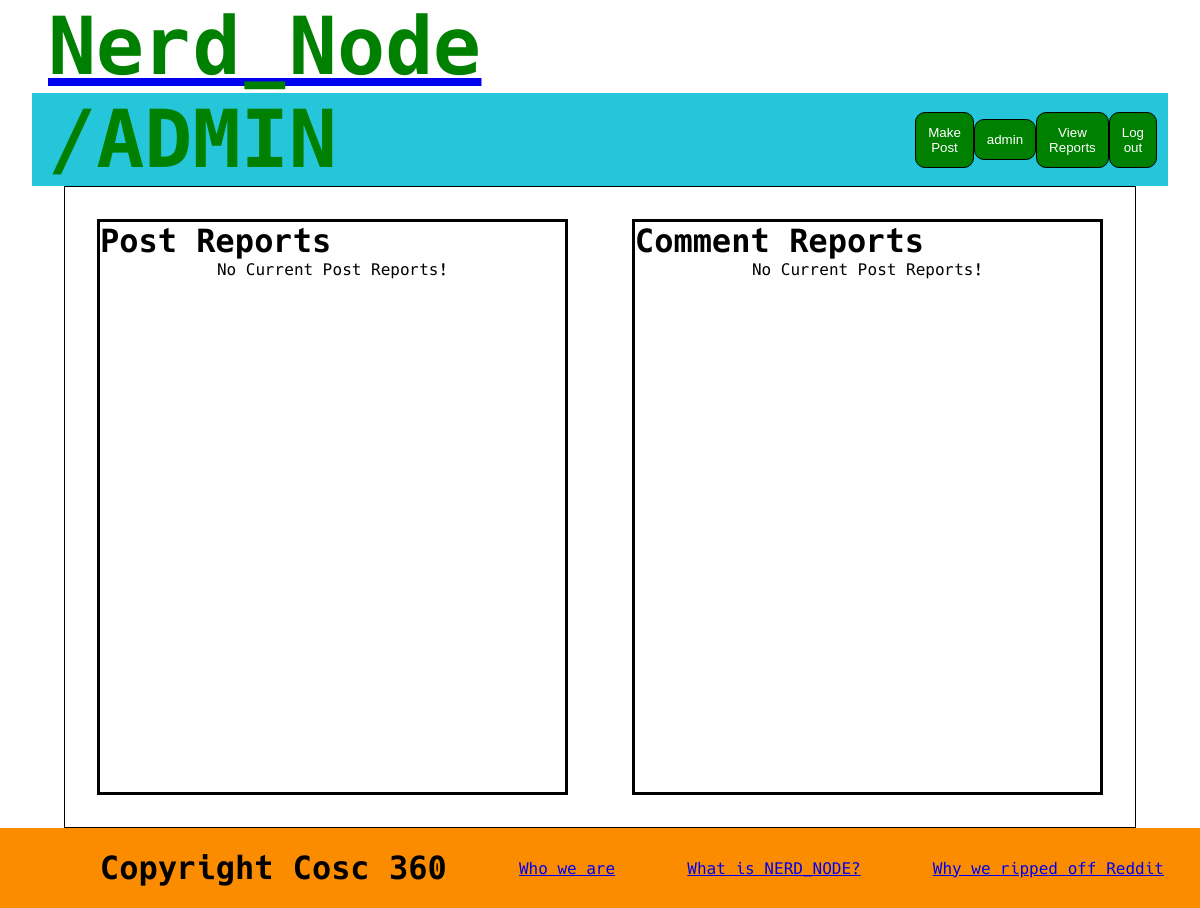
/admin/index.php (signed in), run on an earlier commit of the app's database.
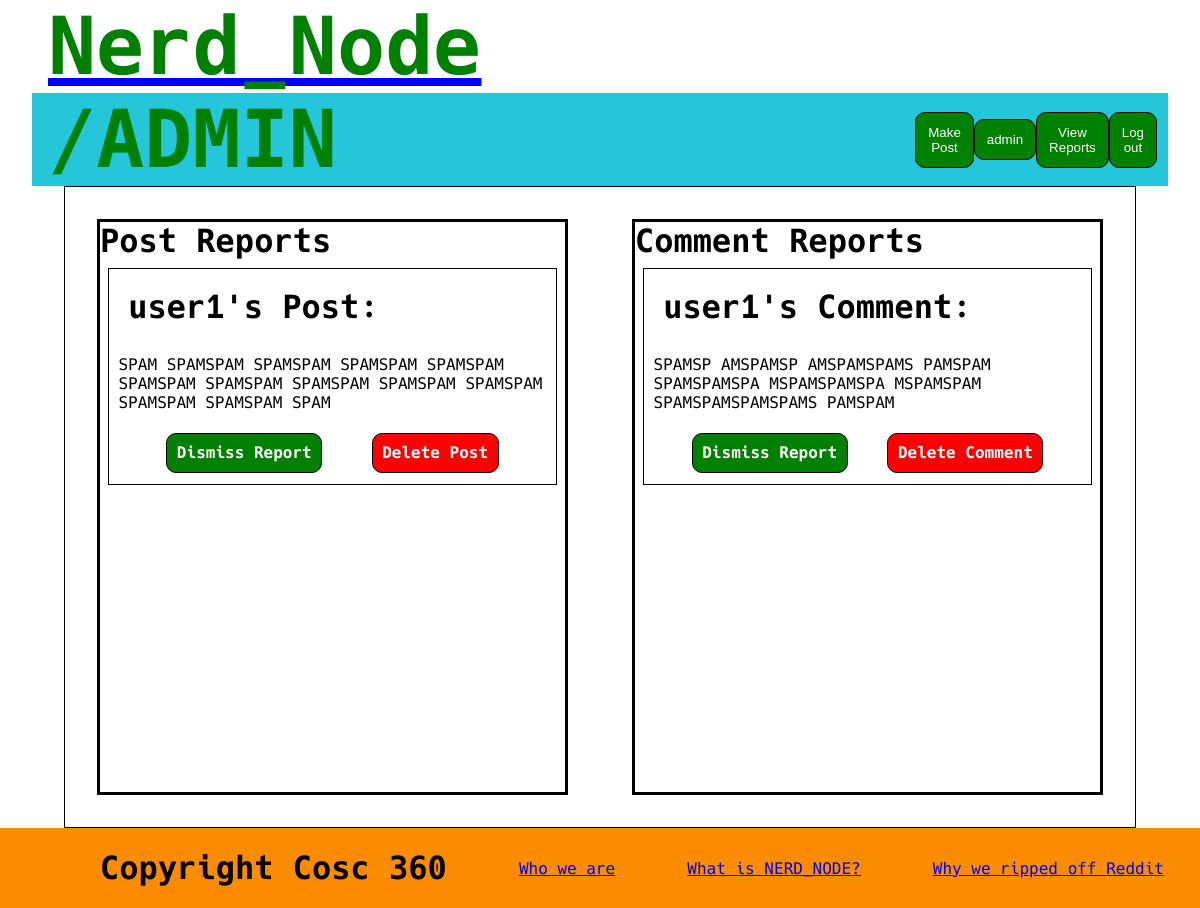
And on a later commit of the database.
### tables this page shows
CREATE TABLE post (
	id int AUTO_INCREMENT,
	title varchar(255),    poster int,
    content TEXT(65535),
    likes int,
    reported boolean,
    sku varchar(255),
    PRIMARY KEY (id),
    FOREIGN KEY (poster) REFERENCES siteUser(id) ON DELETE CASCADE
);

CREATE TABLE siteUser (
	id int AUTO_INCREMENT,
	username varchar(255) UNIQUE,
	password varchar(255),
    email varchar(255) UNIQUE,
    profilePicture varchar(255),
    isAdmin boolean,
    isDisabled boolean,
    PRIMARY KEY (id)
);

CREATE TABLE comment (
	id int AUTO_INCREMENT,
    poster int,
	originalPost int,
    parentComment int,
    likes int,
    reported boolean,
    content TEXT(65535),
    PRIMARY KEY (id),
    FOREIGN KEY (poster) REFERENCES siteUser(id),
    FOREIGN KEY (originalPost) REFERENCES post(id) ON DELETE CASCADE,
    FOREIGN KEY (parentComment) REFERENCES comment(id) ON DELETE CASCADE
);

### src/admin/loadPostReports.php (called while the page is built, shortened)
<?php
$host = DBHOST;
$database = DBNAME;
$user = DBUSER;
$pass = DBPASS;
$connection = mysqli_connect($host, $user,$pass, $database, "3306");
$sql = "SELECT post.id, post.title, siteUser.username, post.sku, post.content
        FROM (post JOIN siteUser ON post.poster = siteUser.id)
        WHERE post.reported = true
        GROUP BY post.id ";
$postReports = array();
if($result = mysqli_query($connection, $sql)) {
    while($row = mysqli_fetch_assoc($result)) {
        array_push($postReports, [
                            'id' => $row['id'],
                            'title' => $row['title'],
                            'author' => $row['username'],
                            'pfp' => $row['profilePicture'],
                            'sku' => $row['sku'],
                            'content' => $row['content'],
                            'likes' => number_format($row['likes']),
                            'commentCount' => $row['comments']
        ]
        );
    }
};
?>

### src/admin/loadCommentReports.php (called while the page is built, shortened)
<?php
$host = DBHOST;
$database = DBNAME;
$user = DBUSER;
$pass = DBPASS;
$connection = mysqli_connect($host, $user,$pass, $database, "3306");
$sql = "SELECT comment.id,  siteUser.username, comment.content
        FROM (comment JOIN siteUser ON comment.poster = siteUser.id)
        WHERE comment.reported = true
        GROUP BY comment.id";
$commentReports = array();
if($result = mysqli_query($connection, $sql)) {
    while($row = mysqli_fetch_assoc($result)) {
        array_push($commentReports, [
            'id' => $row['id'],
            'author' => $row['username'],
            'pfp' => $row['profilePicture'],
            'content' => $row['content'],
        ]
        );
    }
};
?>

### src/admin/index.php (the view, shortened to what this page needs)
<?php
include_once "loadCommentReports.php";
include_once "loadPostReports.php";
?>
<!DOCTYPE html>
<html lang="en">
    <head>
	    <link rel="stylesheet" href="../public/css/reset.css">
	    <link rel="stylesheet" href="../public/css/home.css">
        <link rel="stylesheet" href="../public/font/hack.css">
    </head>
    <body>
	    <header>
            <?php
            include "../components/headerBar.php";
            ?>
        </header>
        <main>
            <div class="center">
                <h2> Post Reports</h2>
                <?php
                if($postReports) {
                    foreach($postReports as $report) {
                        echo "<div class ='adminReport' id='post-".$report['id']."'>
<h2>".$report['author']."'s Post:</h2><p>
                ".$report['content']."
</p>
<div class='reportBar'>
        <div class='spacer'></div>
        <div class='dis' onclick='dismissPost(".$report['id'].", 5)'> Dismiss Report </div>
        <div class='spacer'></div>
        <div class='del' onclick='deletePost(".$report['id'].", 2)'> Delete Post </div>
        <div class='spacer'></div>
</div>
                        </div>";
                    }
                } else {
                    echo "<div style='text-align:center; width:100%;font-size: 1em;' >No Current Post Reports!</div>";
                }
                ?>
            </div>
            <div class="center">
                <h2> Comment Reports</h2>
                <?php
                if($commentReports){
                    foreach($commentReports as $report) {
                        echo "<div class ='adminReport' id='comment-".$report['id']."'>
<h2>".$report['author']."'s Comment:</h2><p>
                ".$report['content']."
</p>
<div class='reportBar'>
        <div class='spacer'></div>
        <div class='dis' onclick='dismissComment(".$report['id'].", 5)'> Dismiss Report </div>
        <div class='spacer'></div>
        <div class='del' onclick='deleteComment(".$report['id'].", 2)'> Delete Comment </div>
        <div class='spacer'></div>
</div>
                        </div>";
                    }
                } else {
                    echo "<div style='text-align:center; width:100%;font-size: 1em;' >No Current Post Reports!</div>";
                }
                ?>
            </div>
	    </main>
        <?php include "../components/footer.php"; ?>
    </body>
</html>

What changed in the data, as far as the page shows it:
added post: poster.username "user1", content "SPAM SPAMSPAM SPAMSPAM SPAMSPAM SPAMSPAM SPAMSPAM SPAMSPAM SPAMSPAM SPAMSPAM SPAMSPAM SPAMSPAM SPAMSPAM SPAM"
now on this page (row edited): comment: poster.username "user1", content "SPAMSP AMSPAMSP AMSPAMSPAMS PAMSPAM SPAMSPAMSPA MSPAMSPAMSPA MSPAMSPAM SPAMSPAMSPAMSPAMS PAMSPAM"
Also different on the page:
text no longer shown: "No Current Post Reports! No Current Post Reports!"
